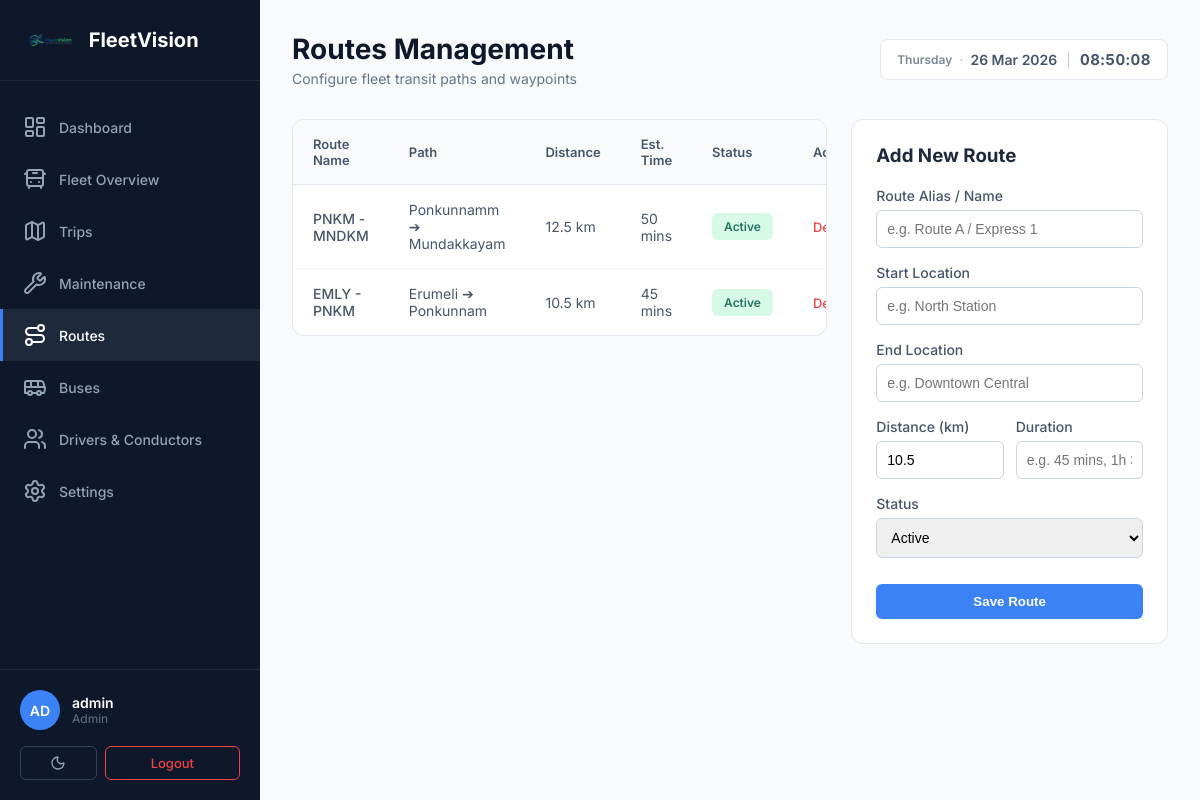
Page /routes.php (signed in) on the earlier database version.
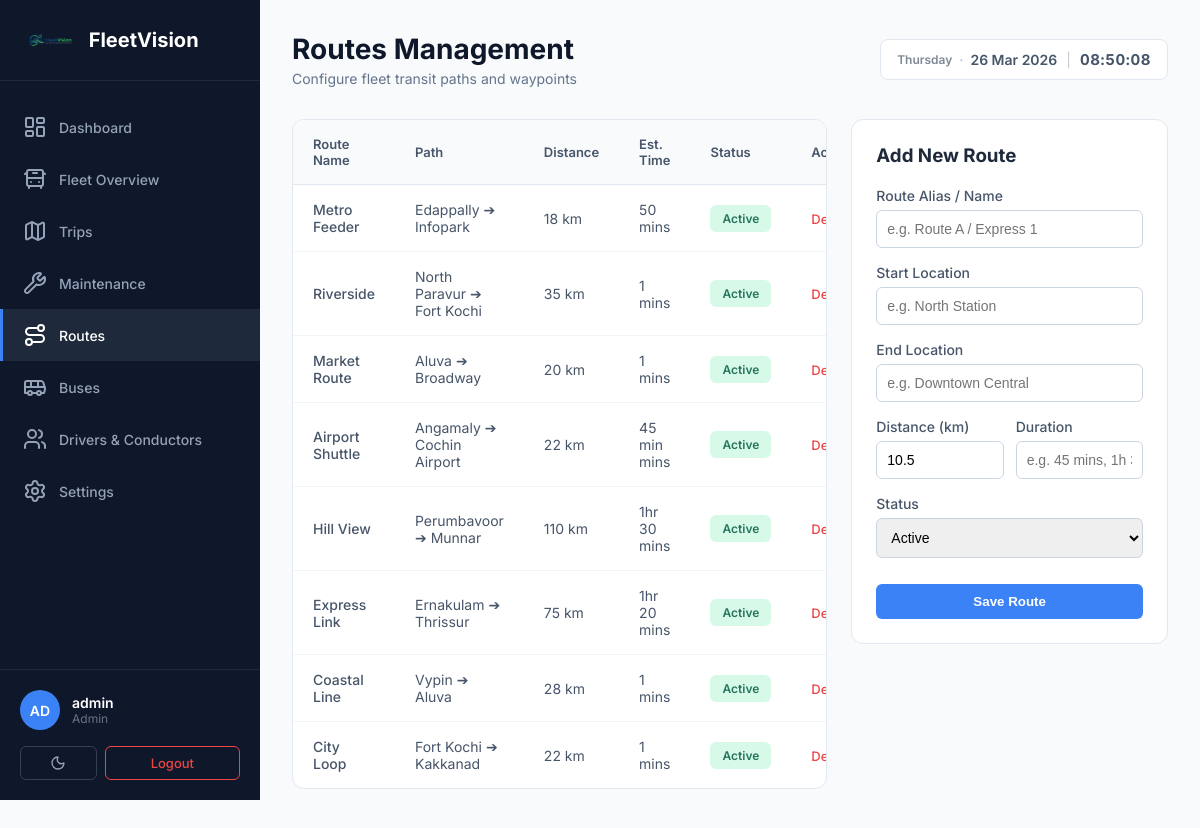
Same page on the later database version.
### tables this page shows
CREATE TABLE routes (
        id INTEGER PRIMARY KEY AUTOINCREMENT,
        route_name TEXT NOT NULL,
        start_location TEXT,
        end_location TEXT,
        distance REAL,
        estimated_duration INTEGER, -- stored in minutes
        status TEXT DEFAULT 'active',
        created_at DATETIME DEFAULT CURRENT_TIMESTAMP
    );

### routes.php (the view, shortened to what this page needs)
<?php
require_once __DIR__ . '/includes/db.php';
$page = 'routes';
$page_css = 'dashboard.css';
$show_sidebar = true;
$stmt = $pdo->query("SELECT * FROM routes ORDER BY id DESC");
$routes = $stmt->fetchAll(PDO::FETCH_ASSOC);
include __DIR__ . '/includes/header.php';
?>
<header class="top-header">
    <div class="header-left">
        <h1 class="page-title">Routes Management</h1>
        <p class="page-subtitle">Configure fleet transit paths and waypoints</p>
    </div>
    <div class="header-right">
        <div class="date-display"></div>
    </div>
</header>
<section class="content-section">
    <div class="users-container">
        <div class="users-list table-container">
            <table class="data-table">
                <thead>
                    <tr>
                        <th>Route Name</th>
                        <th>Path</th>
                        <th>Distance</th>
                        <th>Est. Time</th>
                        <th>Status</th>
                        <th>Action</th>
                    </tr>
                </thead>
                <tbody>
                    <?php if (count($routes) > 0): ?>
                        <?php foreach ($routes as $r): ?>
                            <?php
                            $jsdata = htmlspecialchars(json_encode([
                                'id' => $r['id'], 'route_name'=> $r['route_name'], 'start_location'=>$r['start_location'], 'end_location'=>$r['end_location'], 'distance'=>$r['distance'], 'estimated_duration'=>$r['estimated_duration'], 'status'=>$r['status']
                            ]), ENT_QUOTES, 'UTF-8');
                            ?>
                            <tr onclick="editRoute(this)" data-route="<?php echo $jsdata; ?>" class="hover-row" style="cursor: pointer;" title="Click to edit">
                                <td style="font-weight: 500;"><?php echo htmlspecialchars($r['route_name']); ?></td>
                                <td><?php echo htmlspecialchars($r['start_location'] . ' ➔ ' . $r['end_location']); ?></td>
                                <td><?php echo $r['distance']; ?> km</td>
                                <td><?php echo $r['estimated_duration']; ?> mins</td>
                                <td><span class="status-badge <?php echo $r['status'] === 'active' ? 'active' : 'idle'; ?>"><?php echo ucfirst(htmlspecialchars($r['status'])); ?></span></td>
                                <td>
                                    <a href="routes.php?delete_id=<?php echo $r['id']; ?>" style="color: #ef4444; font-size: 13px; font-weight: 500; text-decoration: none;" onclick="event.stopPropagation(); return confirm('Delete route? Associated buses will be unassigned from this route.');">Delete</a>
                                </td>
                            </tr>
                        <?php endforeach; ?>
                    <?php else: ?>
                        <tr><td colspan="6" style="text-align: center;">No routes defined yet.</td></tr>
                    <?php endif; ?>
                </tbody>
            </table>
        </div>
        <div class="user-form-card">
            <h3 id="form-title" style="margin-bottom: 20px;">Add New Route</h3>
            <form method="POST" action="routes.php" id="route-form">
                <div class="form-group"><label class="form-label">Route Alias / Name</label><input type="text" name="route_name" id="form-route_name" class="form-input" placeholder="e.g. Route A / Express 1" required></div>
                <div class="form-group"><label class="form-label">Start Location</label><input type="text" name="start_location" id="form-start_location" class="form-input" placeholder="e.g. North Station"></div>
                <div class="form-group"><label class="form-label">End Location</label><input type="text" name="end_location" id="form-end_location" class="form-input" placeholder="e.g. Downtown Central"></div>
                <div style="display: flex; gap: 12px; margin-bottom: 16px;">
                    <div style="flex: 1;"><label class="form-label">Distance (km)</label><input type="number" step="0.1" name="distance" id="form-distance" class="form-input" value="10.5"></div>
                    <div style="flex: 1;"><label class="form-label">Duration</label><input type="text" name="estimated_duration" id="form-estimated_duration" class="form-input" placeholder="e.g. 45 mins, 1h 30m"></div>
                </div>
                <div class="form-group">
                    <label class="form-label">Status</label>
                    <select name="status" id="form-status" class="form-select">
                        <option value="active">Active</option>
                    </select>
                </div>
                <button type="submit" class="btn-submit" id="btn-submit" style="margin-top: 10px;">Save Route</button>
            </form>
        </div>
    </div>
</section>
<?php include __DIR__ . '/includes/footer.php'; ?>

### includes/header.php (shortened to what this page needs)
<?php
$current_username = isset($_SESSION['username']) ? htmlspecialchars($_SESSION['username']) : 'User';
$username_initials = strtoupper(substr($current_username, 0, 2));
?>
<!DOCTYPE html>
<html lang="en">
<head>
    <link rel="stylesheet" href="<?php echo htmlspecialchars($page_css); ?>">
</head>
<body>
<?php if ($show_sidebar): ?>
    <div class="dashboard-container">
        <aside class="sidebar">
            <div class="sidebar-header">
                <div class="logo">
                    <img src="FleetVision Logo.png" alt="FleetVision Logo" class="logo-icon" style="height:32px;width:auto;object-fit:contain;">
                    <span class="logo-text">FleetVision</span>
                </div>
            </div>
            <nav class="sidebar-nav">
                <?php
    $role = isset($_SESSION['role']) ? strtolower($_SESSION['role']) : null;
?>
                <?php if ($role === 'admin' || $role === 'fleet manager' || $role === 'fleet_manager'): ?>
                    <a href="dashboard.php" class="nav-item <?php echo($page === 'dashboard') ? 'active' : ''; ?>" <?php if ($page === 'dashboard')
            echo 'aria-current="page"'; ?>>
                        <i data-lucide="layout-dashboard" class="nav-icon"></i>
                        <span class="nav-label">Dashboard</span>
                    </a>
                    <a href="fleet-overview.php" class="nav-item <?php echo($page === 'fleet-overview') ? 'active' : ''; ?>" <?php if ($page === 'fleet-overview')
            echo 'aria-current="page"'; ?>>
                        <i data-lucide="bus-front" class="nav-icon"></i>
                        <span class="nav-label">Fleet Overview</span>
                    </a>
                    <a href="trips.php" class="nav-item <?php echo($page === 'trips') ? 'active' : ''; ?>" <?php if ($page === 'trips')
            echo 'aria-current="page"'; ?>>
                        <i data-lucide="map" class="nav-icon"></i>
                        <span class="nav-label">Trips</span>
                    </a>
                    <a href="maintenance.php" class="nav-item <?php echo($page === 'maintenance') ? 'active' : ''; ?>" <?php if ($page === 'maintenance')
            echo 'aria-current="page"'; ?>>
                        <i data-lucide="wrench" class="nav-icon"></i>
                        <span class="nav-label">Maintenance</span>
                    </a>
                    <a href="routes.php" class="nav-item <?php echo($page === 'routes') ? 'active' : ''; ?>" <?php if ($page === 'routes')
            echo 'aria-current="page"'; ?>>
                        <i data-lucide="route" class="nav-icon"></i>
                        <span class="nav-label">Routes</span>
                    </a>
                <?php
    endif; ?>
                <?php if ($role === 'admin'): ?>
                    <a href="buses.php" class="nav-item <?php echo($page === 'buses') ? 'active' : ''; ?>" <?php if ($page === 'buses')
            echo 'aria-current="page"'; ?>>
                        <i data-lucide="bus" class="nav-icon"></i>
                        <span class="nav-label">Buses</span>
                    </a>
                    <a href="staff.php" class="nav-item <?php echo($page === 'staff') ? 'active' : ''; ?>" <?php if ($page === 'staff')
            echo 'aria-current="page"'; ?>>
                        <i data-lucide="users" class="nav-icon"></i>
                        <span class="nav-label">Drivers & Conductors</span>
                    </a>
                    <a href="settings.php" class="nav-item <?php echo($page === 'settings') ? 'active' : ''; ?>" <?php if ($page === 'settings')
            echo 'aria-current="page"'; ?>>
                        <i data-lucide="settings" class="nav-icon"></i>
                        <span class="nav-label">Settings</span>
                    </a>
                <?php
    endif; ?>
            </nav>
            <div class="sidebar-footer">
                <div class="user-info">
                    <div class="user-avatar"><?php echo $username_initials; ?></div>
                    <div class="user-details">
                        <div class="user-name"><?php echo $current_username; ?></div>
                        <div class="user-role"><?php echo ucfirst(htmlspecialchars($_SESSION['role'])); ?></div>
                    </div>
                </div>
                <div style="margin-top: 16px; display: flex; gap: 8px;">
                    <button id="theme-toggle" style="flex: 1; padding: 8px; background: transparent; border: 1px solid #334155; color: #94a3b8; border-radius: 6px; cursor: pointer; display: flex; align-items: center; justify-content: center;" title="Toggle Theme">
                        <i data-lucide="moon" style="width: 16px; height: 16px;"></i>
                    </button>
                    <a href="logout.php" style="flex: 2; padding: 8px; text-align: center; color: #ef4444; text-decoration: none; font-size: 13px; font-weight: 500; border: 1px solid #ef4444; border-radius: 6px; transition: all 0.2s;">
                        Logout
                    </a>
                </div>
            </div>
        </aside>
        <main class="main-content">
<?php
endif; ?>

### includes/footer.php (shortened to what this page needs)
<?php if ($show_sidebar): ?>
        </main>
    </div>
<?php endif; ?>
</body>
</html>

### dashboard.css (style rules this page uses)
* { margin: 0; padding: 0; box-sizing: border-box; }
body { font-family: 'Inter', -apple-system, BlinkMacSystemFont, 'Segoe UI', sans-serif; background: #f8fafc; color: #1e293b; }
.dashboard-container { display: flex; min-height: 100vh; }
.sidebar { width: 260px; background: #0f172a; color: white; display: flex; flex-direction: column; position: fixed; height: 100vh; left: 0; top: 0; }
.sidebar-header { padding: 24px 20px; border-bottom: 1px solid #1e293b; }
.logo { display: flex; align-items: center; gap: 10px; font-size: 20px; font-weight: 700; }
.logo-icon { font-size: 28px; }
.sidebar-nav { flex: 1; padding: 20px 0; overflow-y: auto; }
.nav-item { display: flex; align-items: center; gap: 12px; padding: 14px 20px; color: #94a3b8; text-decoration: none; transition: all 0.2s; border-left: 3px solid transparent; }
.nav-item.active { background: #1e293b; color: white; border-left-color: #3b82f6; }
.nav-icon { display: flex; align-items: center; justify-content: center; width: 24px; height: 24px; color: currentColor; }
.nav-label { font-size: 14px; font-weight: 500; }
.sidebar-footer { padding: 20px; border-top: 1px solid #1e293b; }
.user-info { display: flex; align-items: center; gap: 12px; }
.user-avatar { width: 40px; height: 40px; background: #3b82f6; border-radius: 50%; display: flex; align-items: center; justify-content: center; font-weight: 600; font-size: 14px; }
.user-details { flex: 1; }
.user-name { font-size: 14px; font-weight: 600; color: white; }
.user-role { font-size: 12px; color: #64748b; }
.main-content { flex: 1; margin-left: 260px; padding: 32px; }
.top-header { display: flex; justify-content: space-between; align-items: center; margin-bottom: 32px; }
.header-left { flex: 1; }
.page-title { font-size: 28px; font-weight: 700; color: #0f172a; margin-bottom: 4px; }
.page-subtitle { font-size: 14px; color: #64748b; }
.header-right { display: flex; align-items: center; gap: 16px; }
.date-display { background: white; padding: 10px 16px; border-radius: 8px; font-size: 14px; color: #475569; border: 1px solid #e2e8f0; display: inline-flex; align-items: center; gap: 2px; white-space: nowrap; }
.content-section { margin-bottom: 40px; }
.table-container { background: white; border-radius: 12px; border: 1px solid #e2e8f0; overflow: hidden; }
.data-table { width: 100%; border-collapse: collapse; }
.data-table thead { background: #f8fafc; }
.data-table th { padding: 16px 20px; text-align: left; font-size: 13px; font-weight: 600; color: #475569; border-bottom: 1px solid #e2e8f0; }
.data-table td { padding: 16px 20px; font-size: 14px; color: #475569; border-bottom: 1px solid #f1f5f9; }
.data-table tbody tr:last-child td { border-bottom: none; }
.status-badge { display: inline-block; padding: 6px 12px; border-radius: 6px; font-size: 12px; font-weight: 600; }
.status-badge.active { background: #d1fae5; color: #065f46; }
.user-form-card { background: white; padding: 24px; border-radius: 12px; border: 1px solid #e2e8f0; }

### routes.php (style rules this page uses)
.users-container { display: flex; gap: 24px; align-items: flex-start; }
.users-list { flex: 2; }
.user-form-card { flex: 1; background: white; padding: 24px; border-radius: 12px; border: 1px solid #e2e8f0; position: sticky; top: 24px; }
.form-group { margin-bottom: 16px; }
.form-label { display: block; margin-bottom: 6px; font-size: 14px; font-weight: 500; color: #475569; }
.form-input, .form-select { width: 100%; padding: 10px; border: 1px solid #cbd5e1; border-radius: 6px; font-size: 14px; box-sizing: border-box; }
.btn-submit { width: 100%; padding: 10px; background: #3b82f6; color: white; border: none; border-radius: 6px; font-weight: 600; cursor: pointer; transition: background 0.2s; }
.hover-row { transition: background-color 0.2s ease; }

Differences in the rows shown:
removed routes: route_name "PNKM - MNDKM", start_location+end_location "Ponkunnamm ➔ Mundakkayam", distance "12.5", estimated_duration "50", status "Active"
removed routes: route_name "EMLY - PNKM", start_location+end_location "Erumeli ➔ Ponkunnam", distance "10.5", estimated_duration "45", status "Active"
added routes: route_name "Metro Feeder", start_location+end_location "Edappally ➔ Infopark", distance "18", estimated_duration "50", status "Active"
added routes: route_name "Riverside", start_location+end_location "North Paravur ➔ Fort Kochi", distance "35", estimated_duration "1", status "Active"
added routes: route_name "Market Route", start_location+end_location "Aluva ➔ Broadway", distance "20", estimated_duration "1", status "Active"
added routes: route_name "Airport Shuttle", start_location+end_location "Angamaly ➔ Cochin Airport", distance "22", estimated_duration "45 min", status "Active"
added routes: route_name "Hill View", start_location+end_location "Perumbavoor ➔ Munnar", distance "110", estimated_duration "1hr 30", status "Active"
added routes: route_name "Express Link", start_location+end_location "Ernakulam ➔ Thrissur", distance "75", estimated_duration "1hr 20", status "Active"
added routes: route_name "Coastal Line", start_location+end_location "Vypin ➔ Aluva", distance "28", estimated_duration "1", status "Active"
added routes: route_name "City Loop", start_location+end_location "Fort Kochi ➔ Kakkanad", distance "22", estimated_duration "1", status "Active"
